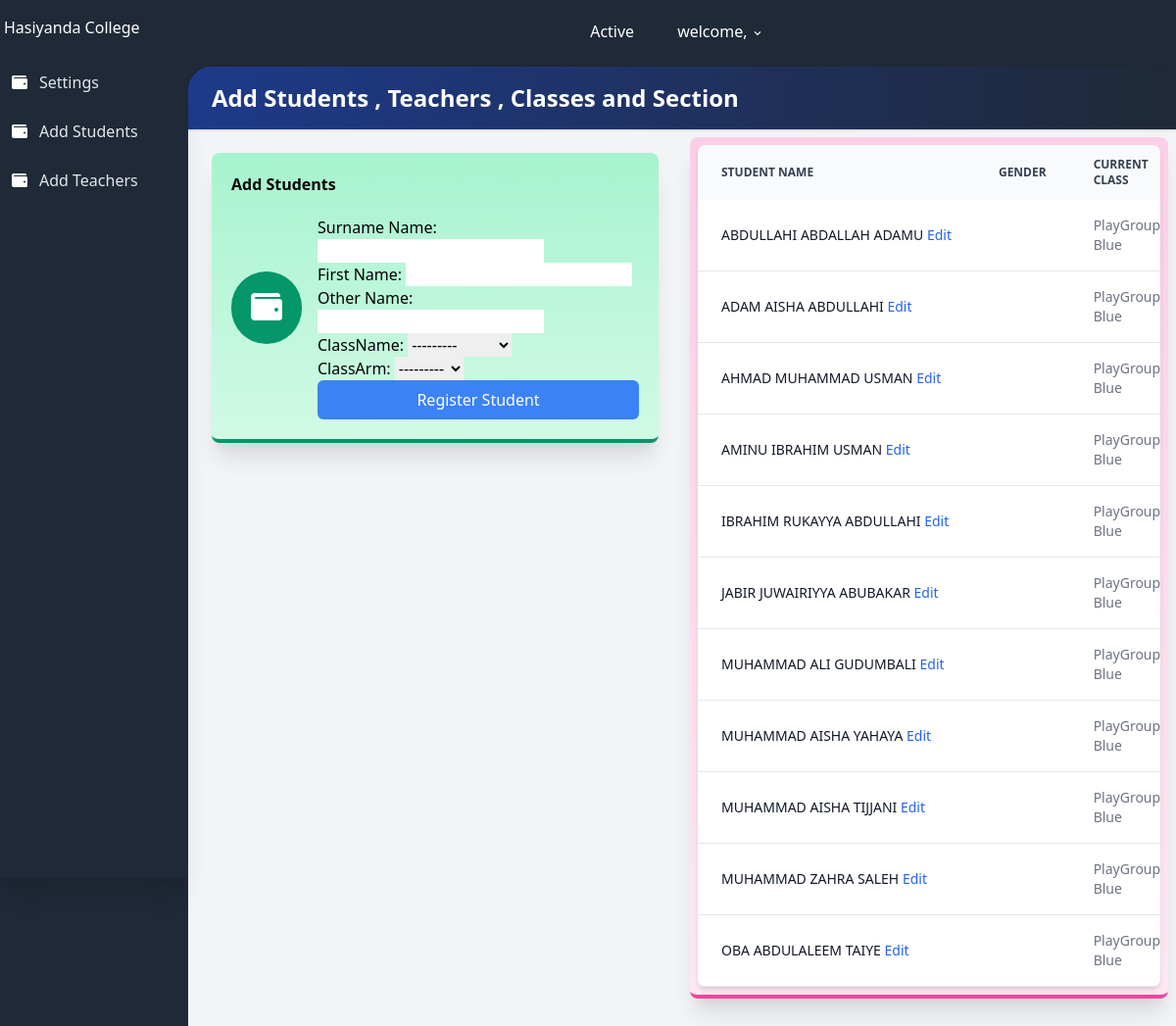
The app's page /registerStudent/ with its own data.
### result/models.py (models this page shows, shortened)
class all_class(models.Model):
    className = models.CharField(max_length=100 , unique=True)
    section = models.ForeignKey(section, on_delete=models.SET_NULL, null=True)
    complete = models.BooleanField(default=False)
    classTeacher = models.ForeignKey(User, on_delete=models.SET_NULL, null=True)
    date = models.DateTimeField(auto_now_add=True)
    def __str__(self):
        return self.className
    class Meta:
        ordering = ['className']

class students(models.Model):
    first_name = models.CharField(max_length=100)
    last_name = models.CharField(max_length=100)
    middle_name = models.CharField(max_length=100, blank = True)
    gender = models.CharField(max_length=100 , choices= gender_choise)
    className = models.ForeignKey(all_class, related_name="studentclass", on_delete=models.SET_NULL, null=True)
    classArm = models.ForeignKey(classArm, related_name="studentclassArm", on_delete=models.SET_NULL, null=True)
    date = models.DateField(auto_now_add=True)
    class Meta:
        ordering = ['last_name']

class classArm(models.Model):
    armName = models.CharField(max_length=100 , unique=True)
    def __str__(self):
        return self.armName
    class Meta:
        ordering = ['armName']

### result/views.py (the view)
# urls.py: path('registerStudent/', RegisterStudent.as_view(), name='registerStudent'),
class RegisterStudent(CreateView):
    form_class = StudentForm
    template_name = 'result/add.html'
    success_url = reverse_lazy('result:registerStudent')
    def get_context_data(self, **kwargs):
        context = super().get_context_data(**kwargs)
        context["studentForm"] = StudentForm()
        context["teachersForm"] = RegistrationForm()
        context["allStudents"] = students.objects.all()
        return context

### result/forms.py
class StudentForm(forms.ModelForm):
    class Meta:
        model = students
        fields = [ 'last_name','first_name', 'middle_name', 'className', 'classArm']
        labels = {  'last_name': 'Surname Name',
                     'first_name': 'First Name',
                    'middle_name': 'Other Name'}

class RegistrationForm(forms.ModelForm):
    class Meta:
        model = User
        fields = ('username', 'email', 'password', 'first_name', 'last_name')
        help_texts = { k:"" for k in fields }
        field_classes = {'username': UsernameField}

### result/templates/result/add.html (shortened to what this page needs)
{% load tailwind_filters %}
<!DOCTYPE html>
<html lang="en">
<head>
    <link rel="stylesheet" href="https://use.fontawesome.com/releases/v5.3.1/css/all.css">
    <link rel="stylesheet" href="https://unpkg.com/tailwindcss@2.2.19/dist/tailwind.min.css"/>
    <link href="https://afeld.github.io/emoji-css/emoji.css" rel="stylesheet">
</head>
<body class="bg-gray-800 font-sans leading-normal tracking-normal mt-12">
<header>
    <nav aria-label="menu nav" class="bg-gray-800 pt-2 md:pt-1 pb-1 px-1 mt-0 h-auto fixed w-full z-20 top-0">
        <div class="flex flex-wrap items-center">
            <div class="flex flex-shrink md:w-1/3 justify-center md:justify-start text-white">
                <a href="{% url 'result:index' %}" aria-label="Home">
                    <h1> Hasiyanda College</h1>
                </a>
            </div>
            <div class="flex w-full pt-2 content-center justify-between md:w-1/3 md:justify-end">
                <ul class="list-reset flex justify-between flex-1 md:flex-none items-center">
                    <li class="flex-1 md:flex-none md:mr-3">
                        <a class="inline-block py-2 px-4 text-white no-underline" href="#">Active</a>
                    </li>
                    <li class="flex-1 md:flex-none md:mr-3">
                        <div class="relative inline-block">
                            <button onclick="toggleDD('myDropdown')" class="drop-button text-white py-2 px-2"> <span class="pr-2"></span> welcome, {{user.username}} <svg class="h-3 fill-current inline" xmlns="http://www.w3.org/2000/svg" viewBox="0 0 20 20">
                                <path d="M9.293 12.95l.707.707L15.657 8l-1.414-1.414L10 10.828 5.757 6.586 4.343 8z" /></svg></button>
                        </div>
                    </li>
                </ul>
            </div>
        </div>
    </nav>
</header>
<main>
    <div class="flex flex-col md:flex-row">
        <nav aria-label="alternative nav">
            <div class="bg-gray-800 shadow-xl h-20 fixed bottom-0 mt-12 md:relative md:h-screen z-10 w-full md:w-48 content-center">
                <div class="md:mt-12 md:w-48 md:fixed md:left-0 md:top-0 content-center md:content-start text-left justify-between">
                    <ul class="list-reset flex flex-row md:flex-col pt-3 md:py-3 px-1 md:px-2 text-center md:text-left">
                        <li class="mr-3 flex-1">
                            <a href="{% url 'result:settings' %}" class="block py-1 md:py-3 pl-0 md:pl-1 align-middle text-white no-underline hover:text-white border-b-2 border-gray-800 hover:border-red-500">
                                <i class="fa fa-wallet pr-0 md:pr-3"></i><span class="pb-1 md:pb-0 text-xs md:text-base text-gray-400 md:text-gray-200 block md:inline-block">
                                    Settings
                                </span>
                            </a>
                        </li>
                        <li class="mr-3 flex-1">
                            <a href="{% url 'result:registerStudent' %}" class="block py-1 md:py-3 pl-0 md:pl-1 align-middle text-white no-underline hover:text-white border-b-2 border-gray-800 hover:border-yellow-500">
                                <i class="fa fa-wallet pr-0 md:pr-3"></i><span class="pb-1 md:pb-0 text-xs md:text-base text-gray-400 md:text-gray-200 block md:inline-block">Add Students</span>
                            </a>
                        </li>
                        <li class="mr-3 flex-1">
                            <a href="{% url 'result:RegisterTeachers' %}" class="block py-1 md:py-3 pl-0 md:pl-1 align-middle text-white no-underline hover:text-white border-b-2 border-gray-800 hover:border-green-500">
                                <i class="fa fa-wallet pr-0 md:pr-3"></i><span class="pb-1 md:pb-0 text-xs md:text-base text-gray-400 md:text-gray-200 block md:inline-block">Add Teachers</span>
                            </a>
                        </li>
                    </ul>
                </div>
            </div>
        </nav>
        <section>
            <div id="main" class="main-content flex-1 bg-gray-100 mt-12 md:mt-2 pb-24 md:pb-5">
                <div class="bg-gray-800 pt-3">
                    <div class="rounded-tl-3xl bg-gradient-to-r from-blue-900 to-gray-800 p-4 shadow text-2xl text-white">
                        <h1 class="font-bold pl-2">Add Students , Teachers , Classes and Section</h1>
                    </div>
                </div>
                <div class="flex flex-wrap">
                    <div class="w-full md:w-1/2 xl:w-1/3 p-6">
                        <div class="bg-gradient-to-b from-green-200 to-green-100 border-b-4 border-green-600 rounded-lg shadow-xl p-5">
                            <h1 class="font-bold">Add Students</h1>
                            <div class="flex flex-row items-center">
                                <div class="flex-shrink pr-4">
                                    <div class="rounded-full p-5 bg-green-600"><i class="fa fa-wallet fa-2x fa-inverse"></i></div>
                                </div>
                                <div class="max-w-lg mx-auto">
                                <form method="post" class="mt-5">
                                    {{ studentForm.as_p }}
                                    <button type='submit' class="w-full text-white bg-blue-500 hover:bg-blue-600 px-3 py-2 rounded-md">
                                        Register Student
                                    </button>
                                </form>
</div>
                            </div>
                        </div>
                    </div>
                    <div class="w-full md:w-1/2 xl:w-2/3 p-2">
                        <div class="bg-gradient-to-b from-pink-200 to-pink-100 border-b-4 border-pink-500 rounded-lg shadow-xl p-2">
                                <div class="overflow-x-auto relative shadow-md sm:rounded-lg">
                                    <table class="w-full text-sm text-left text-gray-500 dark:text-gray-400">
                                        <thead class="text-xs text-gray-700 uppercase bg-gray-50 dark:bg-gray-700 dark:text-gray-400">
                                            <tr>
                                                <th scope="col" class="py-3 px-6">
                                                    Student name
                                                </th>
                                                <th scope="col" class="py-3 px-6">
                                                    Gender
                                                </th>
                                                <th scope="col" class="py-3 px-6">
                                                    Current Class
                                                </th>
                                            </tr>
                                        </thead>
                                        <tbody>
                                            {% for student in allStudents %}
                                            <tr class="bg-white border-b dark:bg-gray-800 dark:border-gray-700 hover:bg-gray-50 dark:hover:bg-gray-600">
                                                <th scope="row" class="py-4 px-6 font-medium text-gray-900 whitespace-nowrap dark:text-white">
                                                   {{ student.last_name.upper }}  {{ student.first_name.upper }} {{ student.middle_name.upper }}
                                                   <a href="{% url 'result:editStudent' student.pk %}" class="font-medium text-blue-600 dark:text-blue-500 hover:underline">Edit</a>
                                                </th>
                                                <td class="py-4 px-6">
                                                </td>
                                                <td class="py-4 px-6">
                                                    {{ student.className }} {{ student.classArm }}
                                                </td>
                                            </tr>
                                            {% endfor %}
                                        </tbody>
                                    </table>
                                </div>
                        </div>
                    </div>
                    <div class="w-full md:w-1/2 xl:w-1/3 p-6">
                    </div>
            </div>
        </section>
    </div>
</main>
</body>
</html>

### records on screen
all_class: className "---------"
students: last_name "ABDULLAHI", first_name "ABDALLAH", middle_name "ADAMU", className "PlayGroup", classArm "Blue"
students: last_name "ADAM", first_name "AISHA", middle_name "ABDULLAHI", className "PlayGroup", classArm "Blue"
students: last_name "AHMAD", first_name "MUHAMMAD", middle_name "USMAN", className "PlayGroup", classArm "Blue"
students: last_name "AMINU", first_name "IBRAHIM", middle_name "USMAN", className "PlayGroup", classArm "Blue"
students: last_name "IBRAHIM", first_name "RUKAYYA", middle_name "ABDULLAHI", className "PlayGroup", classArm "Blue"
students: last_name "JABIR", first_name "JUWAIRIYYA", middle_name "ABUBAKAR", className "PlayGroup", classArm "Blue"
students: last_name "MUHAMMAD", first_name "ALI", middle_name "GUDUMBALI", className "PlayGroup", classArm "Blue"
students: last_name "MUHAMMAD", first_name "AISHA", middle_name "YAHAYA", className "PlayGroup", classArm "Blue"
students: last_name "MUHAMMAD", first_name "AISHA", middle_name "TIJJANI", className "PlayGroup", classArm "Blue"
students: last_name "MUHAMMAD", first_name "ZAHRA", middle_name "SALEH", className "PlayGroup", classArm "Blue"
students: last_name "OBA", first_name "ABDULALEEM", middle_name "TAIYE", className "PlayGroup", classArm "Blue"
